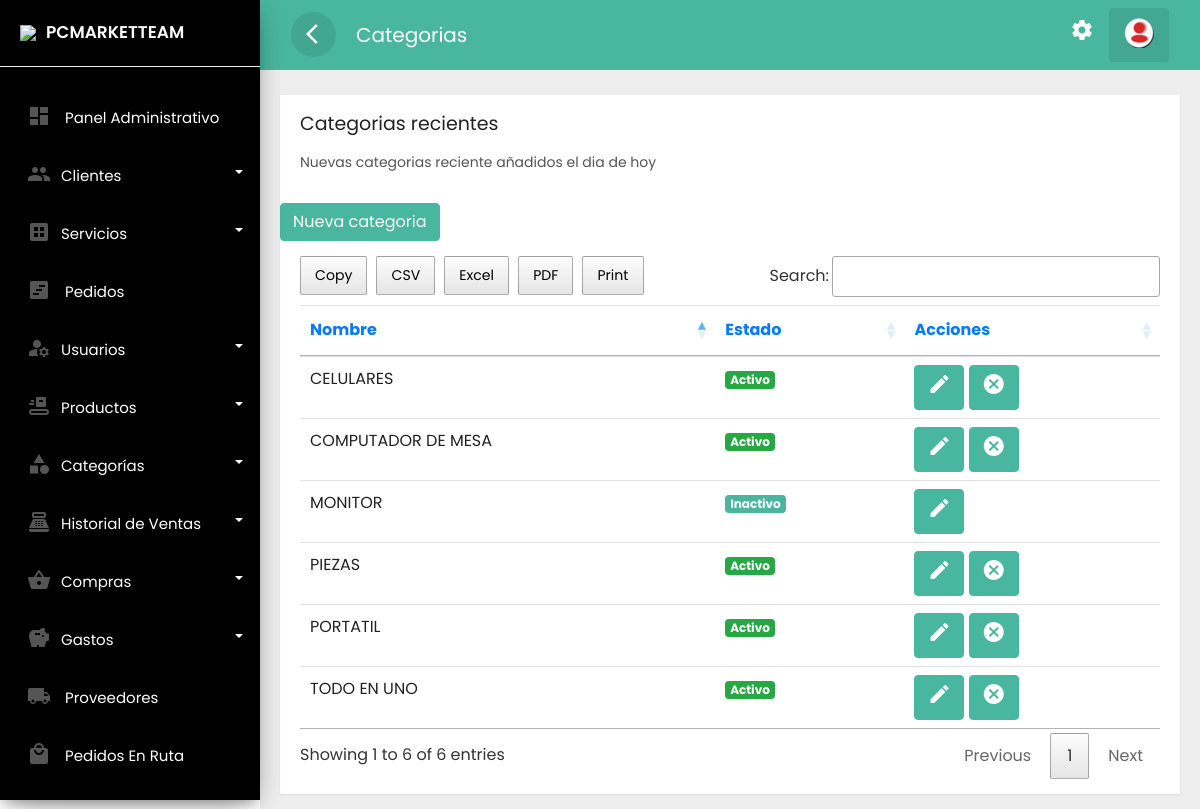
The app's page /frontend/categoria/mostrar.php (signed in) with its own data.
### tables this page shows
CREATE TABLE `categoria` (
  `idcate` int(11) NOT NULL,
  `nomca` text NOT NULL,
  `estado` varchar(15) NOT NULL,
  `fere` timestamp NOT NULL DEFAULT current_timestamp()
);

### frontend/categoria/mostrar.php (the view, shortened to what this page needs)
<?php if(isset($_SESSION['id'])) { ?>
<!doctype html>
<html lang="es">
  <head>
        <link rel="stylesheet" href="../../backend/css/bootstrap.min.css">
        <link rel="stylesheet" href="../../backend/css/custom.css">
        <link rel="stylesheet" href="../../backend/css/loader.css">
    <link rel="stylesheet" type="text/css" href="../../backend/css/datatable.css">
    <link rel="stylesheet" type="text/css" href="../../backend/css/buttonsdataTables.css">
    <link rel="stylesheet" type="text/css" href="../../backend/css/font.css">
  </head>
  <body>
<div class="wrapper">
        <?php    include_once '../layouts/nav.php';  include_once '../layouts/menu_data.php';    ?>
        <nav id="sidebar">
            <div class="sidebar-header">
                <h3><img src="../../backend/img/favicon.png" class="img-fluid"><span>PCMARKETTEAM</span></h3>
            </div>
        </nav>
        <div id="content">
          <div class="top-navbar">
            <nav class="navbar navbar-expand-lg">
                <div class="container-fluid">
                    <button type="button" id="sidebarCollapse" class="d-xl-block d-lg-block d-md-mone d-none">
                        <span class="material-icons">arrow_back_ios</span>
                    </button>
                         <a class="navbar-brand" href="#"> Categorias </a>
                    <div class="collapse navbar-collapse d-lg-block d-xl-block d-sm-none d-md-none d-none" id="navbarSupportedContent">
                        <ul class="nav navbar-nav ml-auto">
                         <li class="nav-item">
                                <a class="nav-link" href="../cuenta/configuracion.php">
                                        <span class="material-icons">settings</span>
                                        </a>
                            </li>
                            <li class="dropdown nav-item active">
                                <a href="#" class="nav-link" data-toggle="dropdown">
                                   <img src="../../backend/img/reere.png" >
                               </a>
                            </li>
                        </ul>
                    </div>
                </div>
            </nav>
         </div>
               <div class="main-content">
                         <div class="row ">
                        <div class="col-lg-12 col-md-12">
                            <div class="card" style="min-height: 485px">
                                <div class="card-header card-header-text">
                                    <h4 class="card-title">Categorias recientes</h4>
                                    <p class="category">Nuevas categorias reciente añadidos el dia de hoy</p>
                                </div>
                                <br>
                                <a href="../categoria/nuevo.php" class="btn btn-danger text-white"
                            >Nueva categoria</a>
                            <br>
                                <div class="card-content table-responsive">
                                    <?php
                               require '../../backend/bd/ctconex.php';
 $sentencia = $connect->prepare("SELECT * FROM categoria order BY idcate DESC;");
 $sentencia->execute();
$data =  array();
if($sentencia){
  while($r = $sentencia->fetchObject()){
    $data[] = $r;
  }
}
   ?>
   <?php if(count($data)>0):?>
                                    <table class="table table-hover" id="example">
                                        <thead class="text-primary">
                                            <tr>
                                            <th>Nombre</th>
                                            <th>Estado</th>
                                            <th>Acciones</th>
                                        </tr></thead>
                                        <tbody>
                                            <?php foreach($data as $g):?>
                                            <tr>
                                                <td><?php echo  $g->nomca; ?></td>
                                                <td><?php    if($g->estado =='Activo')  { ?>
    <span class="badge badge-success">Activo</span>
               <?php  }   else {?>
    <span class="badge badge-danger">Inactivo</span>
     <?php  } ?> </td>
                                                <td>
        <?php    if($g->estado =='Activo')  { ?>
    <a class="btn btn-warning text-white" href="../categoria/actualizar.php?id=<?php echo  $g->idcate; ?>"><i class='material-icons' data-toggle='tooltip' title='crear'>edit</i></a>
    <a class="btn btn-danger text-white" href="../categoria/eliminar.php?id=<?php echo  $g->idcate; ?>"><i class='material-icons' data-toggle='tooltip' title='crear'>cancel</i></a>
                <?php  }   else {?>
<a class="btn btn-warning text-white" href="../categoria/actualizar.php?id=<?php echo  $g->idcate; ?>"><i class='material-icons' data-toggle='tooltip' title='crear'>edit</i></a>
            <?php  } ?>
                                                </td>
                                            </tr>
                                            <?php endforeach; ?>
                                        </tbody>
                                    </table>
    <?php endif; ?>
                                </div>
                            </div>
                        </div>
                    </div>
                         </div>
        </div>
    </div>
  </body>
  </html>
<?php }else{
    header('Location: ../error404.php');
 } ?>

### backend/css/custom.css (style rules this page uses)
body, html { line-height: 1.8; font-family: 'Poppins', sans-serif; color: #555e58; text-transform:none; text-rendering: optimizeLegibility !important; -webkit-font-smoothing: antialiased !important; font-weight: 400; margin:0px; padding:0px; }
h1, h2, h3, h4, h5, h6, .h1, .h2, .h3, .h4 { font-weight: 400; line-height: 1.5em; }
p { font-size: 15px; margin: 12px 0 0; line-height: 24px; }
a { color: #333; font-weight: 400; }
button { cursor:pointer; }
ul, ol { padding: 0; margin:0px; list-style: none; }
a, a:hover, a:focus { color: #333; text-decoration: none; transition: all 0.3s; }
.material-icons { font-family: 'Material Icons'; font-weight: normal; font-style: normal; font-size: 24px; display: inline-block; line-height: 1; text-transform: none; letter-spacing: normal; word-wrap: normal; white-space: nowrap; direction: ltr; -webkit-font-smoothing: antialiased; text-rendering: optimizeLegibility; -moz-osx-font-smoothing: grayscale; font-feature-settings: 'liga'; }
.wrapper { position: relative; width:100%; overflow:auto; }
#sidebar { position:fixed; height:100vh!important; top: 0; bottom: 0; left: 0; z-index:11; width: 260px; overflow:auto; transition:all 0.3s ; background: black; box-shadow: 0 10px 30px -12px rgb(0 0 0 / 42%), 0 4px 25px 0px rgb(0 0 0 / 12%), 0 8px 10px -5px rgb(0 0 0 / 20%); }
#sidebar .sidebar-header { padding:20px; background-color:black; border-bottom:1px solid #eee; }
.sidebar-header h3 { color:white; font-size:17px; margin:0px; text-transform:none; transition:all 0.5s ease; font-weight:600; }
.sidebar-header h3 img { width:45px; margin-right:10px; }
#content { position: relative; transition: all 0.3s; background-color: #EEEEEE; }
.top-navbar { width:100%; z-index:9; position:relative; }
.main-content { padding:10px 20px 0px 20px; position: relative; width: 100%; }
.navbar { background-color: #49B69F; color: #FFFFFF; }
.navbar-brand { color: #FFFFFF; }
.navbar button { background-color:transparent; border:none; }
.navbar button span { color:#fff; }
#sidebarCollapse { border-radius:50%; width:45px; height:45px; text-align:center; line-height:45px; margin-right:20px; border:none; color: #FFFFFF; background-color: rgba(0, 0, 0, 0.09); }
#sidebarCollapse span { margin: 9px; padding: 0px; }
.navbar-nav > li.active { color: #FFFFFF; border-radius:4px; background-color: rgba(0, 0, 0, 0.08); }
.navbar-nav > li > a { color: #FFFFFF; }
.navbar-nav li a { position: relative; display: block; padding: 10px 15px!important; }
.card { margin: 10px 0; }
.card { border-radius: 0px!important; }
.card { display: inline-block; position: relative; border:none!important; width: 100%; margin:15px 0; box-shadow: 0 1px 2px rgb(0 0 0 / 8%); border-radius: 6px; color: rgba(0,0,0, 0.87); background: #fff; }
.card .card-header { padding: 15px 20px 0; z-index: 3; background-color:#fff!important; border-bottom:none; }
.card .card-content { padding: 15px 20px; position: relative; }
.card .category:not([class*="text-"]) { color: #555555; font-size: 14px; font-weight: 400; }
.card .card-title:not(.card-calendar .card-title) { margin-top: 0; margin-bottom: 5px; }
.card .card-header-text h4 { margin-top: 0; margin-bottom: 3px; font-size:19px; font-weight: 400; color: #222222; text-decoration: none; }
.table > thead > tr > th { border-bottom-width: 1px; font-size: 16px; font-weight: 400; }
@media only screen and (min-width:992px) { #content { width: calc(100% - 260px); position: relative; float: right; transition: all 0.3s; background-color: #EEEEEE; } }

### records on screen
categoria: nomca "TODO EN UNO", estado "Activo"
categoria: nomca "MONITOR", estado "Inactivo"
categoria: nomca "CELULARES", estado "Activo"
categoria: nomca "PIEZAS", estado "Activo"
categoria: nomca "PORTATIL", estado "Activo"
categoria: nomca "COMPUTADOR DE MESA", estado "Activo"

### other values on screen
$item['label'] "Panel Administrativo"
$item['label'] "Clientes"
$item['label'] "Servicios"
$item['label'] "Pedidos"
$item['label'] "Usuarios"
$item['label'] "Productos"
$item['label'] "Categorías"
$item['label'] "Historial de Ventas"
$item['label'] "Compras"
$item['label'] "Gastos"
$item['label'] "Proveedores"
$item['label'] "Pedidos En Ruta"
